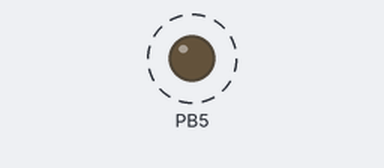
Recording of a program running on a simulated ATmega328P, built with avr-gcc and emulated at 16 MHz. Parts: output pins drawn as LEDs (lit = HIGH). Dashed ring = blinking.

Above: at 0.05 s.
Timing chart, 0 to 3.0 s (numbered marks = the images above):
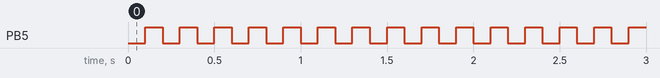

The program:

main.c
```c
/*
* aula-29-10.c
*
* Created: 29/10/2021 09:44:58
* Author : Tasi Pasin
*/

#define F_CPU 16000000 // 16Mhz - Clock
#include <avr/io.h>
#include <util/delay.h>
#include <avr/interrupt.h>
#define ZERA_BIT(port, n)	port &= ~(1<<n)
// ZERA_BIT(PORTB,5)  ZERA O BIT 5

int cont = 0;

//https://www.nongnu.org/avr-libc/user-manual/group__avr__interrupts.html
ISR(TIMER0_OVF_vect){
	TCNT0 = 6;
	cont++;
	if(cont == 100){
		cont = 0;
		// Acende LED e apaga LED
		PORTB ^= (1<<5);
	}
}

void config_timer(){
	TCNT0 = 6;
	TCCR0A = 0x00; // Modo Normal
	TCCR0B = (1 << CS01) | (1 << CS00); // Liga o clock do time 0
	TIMSK0 = (1 << TOIE0);	// Habilita interrupção
}

void config_ios(){
	// LED como saída
	DDRB = (1<<5); //| (1 << 2)// 0b00100000;
}

int main(void)
{
	config_timer();
	config_ios();
	sei();

	while (1)
	{
	}
}

// OR binario |		=> PORTB |= (1<<5) liga o bit 5 da porta b
// AND binário &	=> PORTB &= ~(1<<5) desliga bit 5 da porta b
// XOR binário ^
// NOT binário ~
// 1 << 5 | 1 << 4 = (0b00100000) | (0b00010000) = 0b00110000
```

Measured:
- by itself, PB5: alternates HIGH for 0.10 s and LOW for 0.10 s
